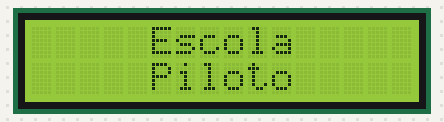
Simulated run of this sketch. Board: Arduino Uno, built with avr-gcc and run on an emulated ATmega328P. Shown: 16×2 character LCD.

Above: at 0.1 s.

The sketch:

LCD_Ex1.ino
```cpp
//Exemplo 1 - Utilização do Display LCD

#include <LiquidCrystal.h>

LiquidCrystal lcd(10, 9, 8, 5, 4, 3, 2); //(RS, RW, E, D4,D5, D6, D7)

void setup()
{
   lcd.begin(16, 2);   // Inicia o LCD 16x02 (colunas,linhas)
   lcd.setCursor(5, 0);   // Coloca o cursor nas coordenadas (5,0)
   lcd.print("Escola");   // Escreve no LCD
   lcd.setCursor(5, 1);   // Coloca o cursor nas coordenadas (5,1)
   lcd.print("Piloto");   // Escreve no LCD
}

void loop()
{
   //Desligar o cursor
   lcd.noCursor();
   delay(500);

   //Ligar o cursor
   lcd.cursor();
   delay(500);
}
```
